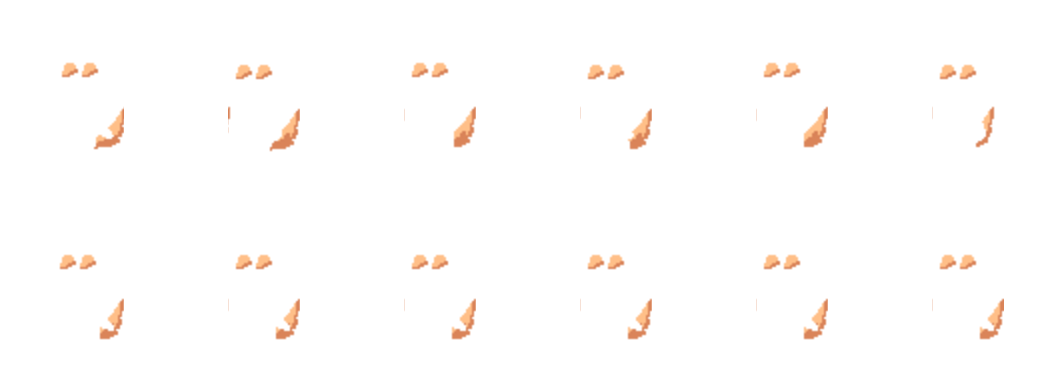
#> input picture dot/ac01.png, 2112 x 768 px, given as the content of the folder raw, which was not available (shown at 1/2 size)
$ python tools-acc-sharp.py
#> lines starting #> are read from the running program, lines starting #| are printed output that depends on the picture
#> further down, im is the input picture: PIL image 2112x768 RGBA; mean R, G, B, A 9.7, 6.6, 4.6, 5.6
# 악세를 **도트 눈금에 맞춰** 또렷하게 만든다.
#
#   받은 그림은 칸 크기는 맞는데 **한 픽셀 단위**로 그려져 있었다.
#   사람 그림은 도트 한 칸이 4픽셀이라, 나란히 놓으면 악세만 잘게 흩어져
#   흐릿해 보인다. 그래서 4x4 덩어리마다 한 색으로 눌러 준다.
#
#   눈금의 자리까지 맞춘다 — 사람 그림은 가로로 x≡2(mod 4), 세로로
#   y≡0(mod 4) 에서 색이 바뀐다. 옮길 때 가로 +104 · 세로 +106 이므로
#   **원본에서는 (2,2) 에서 시작하는 눈금**이어야 맞아 떨어진다.
from PIL import Image
import numpy as np, os, json
from collections import Counter

DX, DY = 104, 106

# ★ 그림 자체가 어긋나게 그려져 온 것 — 칸마다 따로 올리고 내린다.
FIX = {
    # 🐰 롭이어 토끼 — **귀 밑에 붙어야 한다.**
    #   머리 그림의 귀는 세로 144~180 에 있고(h12 처럼 귀가 보이는 머리로 쟀다),
    #   받은 그림은 귀뿌리가 188 에서 시작해 **턱보다 아래**였다. 그래서 귀가
    #   머리에 안 붙고 어깨에 얹힌 것처럼 보였다. 세 도트(12픽셀) 올려
    #   귀뿌리를 176 에 두면 귀 밑에 딱 닿는다.
    #   ✗ (0, -64) — 머리 꼭대기까지 올려 봤다가 도로 내렸다. 귀뿌리가 정수리에
    #     붙으니 긴 귀가 얼굴을 통째로 덮었다.
    #   ✗ (0, -16) 이상 — 귀뿌리가 귀를 지나 뺨을 가린다.
    'ac14': (0, -12),
    # 🧣 목도리 — 턱 밑에 목이 한 도트 비어 보였다. 네 픽셀 올려 목에 붙인다.
    #   ✗ -8 이상은 턱을 먹는다.
    'ac18': (0,  -4),
    'ac25': (0, -16),   # 부채 — 손보다 아래에 매달려 있었다. 손에 쥐게 올린다
    'ac04': (0,  -8),   # 곰방대 — 턱 밑에 물려 있었다. 입술에 맞춘다
    'ac33': (0,  -8),   # 안대 — 눈을 반만 가렸다. 한 눈을 덮게 올린다
    'ac15': (0, -24),   # 리본 (검정) — 뺨 옆에 달려 있었다. 머리에 맨 것으로
    'ac10': (0,  -4),   # 담배 — 입술보다 네 칸 아래로 처져 있었다

    # ── 2026-10-15 다시 훑어 본 것 ──────────────────────────────
    #   마흔아홉 장을 한 판에 늘어놓고, 다는 자리(머리·귀·얼굴·목·손·등)마다
    #   어느 높이에 있어야 하는지를 몸·머리에서 재어 견주었다.
    #
    #       귀  144~180   눈 168~175   입·턱 180~188   목 192
    #       어깨 200~212   손 256~268   발바닥 351
    #
    #   그 띠를 벗어난 것만 손댔다. 나머지 마흔넷은 제자리였다.
    'ac02': (0,  12),   # 검역용 볼트 — 관자놀이에 걸려 있었다(가운데 149). 귀 높이로 내린다
    'ac17': (24, 44),   # 마패 — 가슴 한복판에 떠 있었다. 오른손에 쥐게 내린다 (부적과 같은 자리)
    'ac23': (8,  -4),   # 볼터치 — 뺨을 벗어나 머리카락 위에 찍혀 있었다. 뺨 위로
    'ac29': (0, -48),   # 스마일 스티커 — 가슴(220~247)에 붙어 있었다. 뺨으로 올린다
    # 지사 스티커 — 쇄골(204~223)에 붙어 있었다. 뺨으로 올린다.
    #   가로도 8 왼쪽으로 — 그냥 올리면 오른쪽 머리카락이 반을 가린다
    'ac41': (-8, -32),
}
PX, PY = 2, 2           # 원본 눈금 시작 자리
KEEP = 0.50             # 덩어리의 절반은 차야 남긴다 (덜 차면 버린다 — 안 그러면 얇은 선이 뭉개져 뭉텅이가 된다)

def snap(im):
    a = np.asarray(im).astype(np.int32)
    h, w, _ = a.shape
#> h = 768; w = 2112
    out = np.zeros_like(a)
    for by in range(-PY, h, 4):
        for bx in range(-PX, w, 4):
            y0, y1 = max(0, by), min(h, by + 4)
            x0, x1 = max(0, bx), min(w, bx + 4)
            if y0 >= y1 or x0 >= x1: continue
            blk = a[y0:y1, x0:x1].reshape(-1, 4)
            cov = blk[:, 3].mean() / 255.0
            if cov < KEEP: continue
            on = blk[blk[:, 3] >= 64]
            if not len(on): on = blk[blk[:, 3] > 0]
            if not len(on): continue
            c = Counter(map(tuple, on[:, :3].tolist()))
            rgb = c.most_common(1)[0][0]
            al = int(on[:, 3].max())          # 일부러 덜 비치게 그린 것은 그대로 둔다
            out[y0:y1, x0:x1] = (rgb[0], rgb[1], rgb[2], al)
    return Image.fromarray(out.astype(np.uint8))

os.makedirs('out2', exist_ok=True)
names = sorted(f[:-4] for f in os.listdir('raw') if f.endswith('.png'))
for k, n in enumerate(names):
    pid = 'ac%02d' % (k + 1)
    if pid == 'ac21': continue                 # 베일은 새 그림(dot/veil.png)을 쓴다
    im = Image.open(os.path.join('raw', n + '.png')).convert('RGBA')
    if im.size == (3456, 2048):
        im = Image.fromarray(np.asarray(im)[0::4, 0::4])
    im = snap(im)
    out = Image.new('RGBA', (2112, 768), (0, 0, 0, 0))
#> out: PIL image 2112x768 RGBA; every value is 0
    for r in range(2):
        for c in range(6):
            fx, fy = FIX.get(pid, (0, 0))
            out.paste(im.crop((c*144, r*256, (c+1)*144, (r+1)*256)),
                      (c*352 + DX + fx, r*384 + DY + fy))
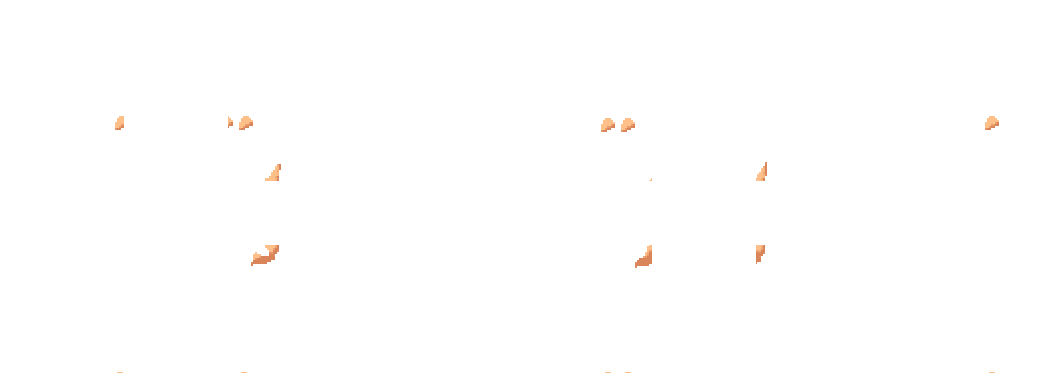
#> out: PIL image 2112x768 RGBA (shown at 1/2 size); mean R, G, B, A 1, 0.7, 0.5, 1; transparent parts drawn white
    out.save('out2/' + pid + '.png')
print('또렷하게 만든 장', len(os.listdir('out2')))

$ run again, on dot/ac03.png
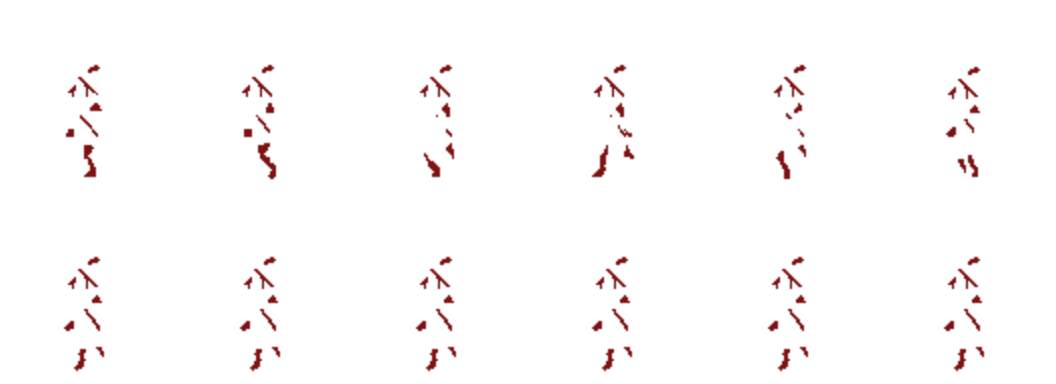
#> input picture dot/ac03.png, 2112 x 768 px, given as the content of the folder raw, which was not available (shown at 1/2 size)
#> im is the input picture: PIL image 2112x768 RGBA; mean R, G, B, A 6.1, 0.9, 0.9, 4.3
#> after the loop in snap, `for by in range(-PY, h, 4):`:
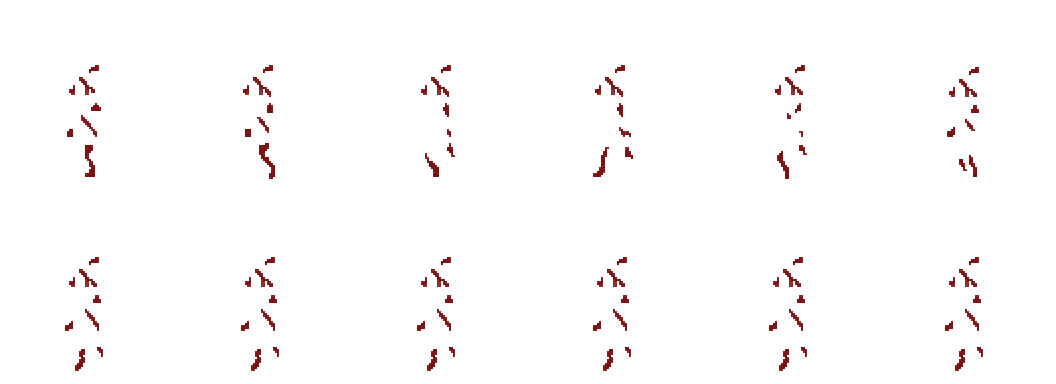
#> out: shape (768, 2112, 4) int32 (shown at 1/2 size); mean R, G, B, A 2, 0.3, 0.3, 3.9; transparent parts drawn white
#> after the loop `for r in range(2):`:
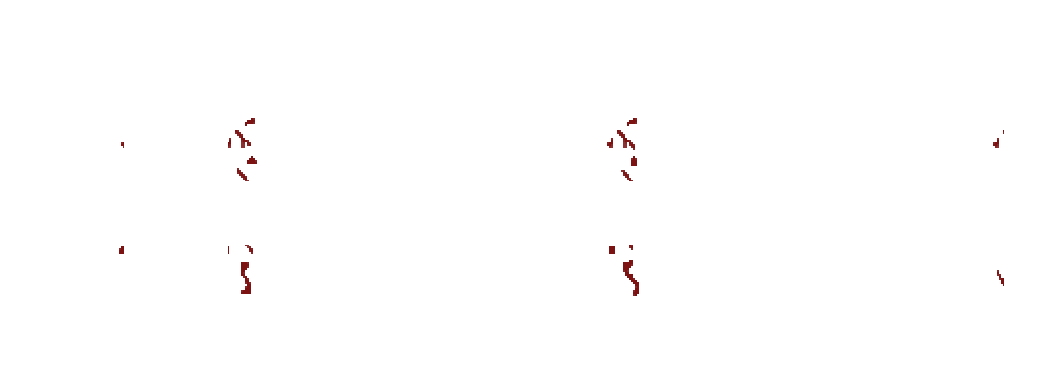
#> out: PIL image 2112x768 RGBA (shown at 1/2 size); mean R, G, B, A 0.4, 0.1, 0.1, 0.8; transparent parts drawn white
